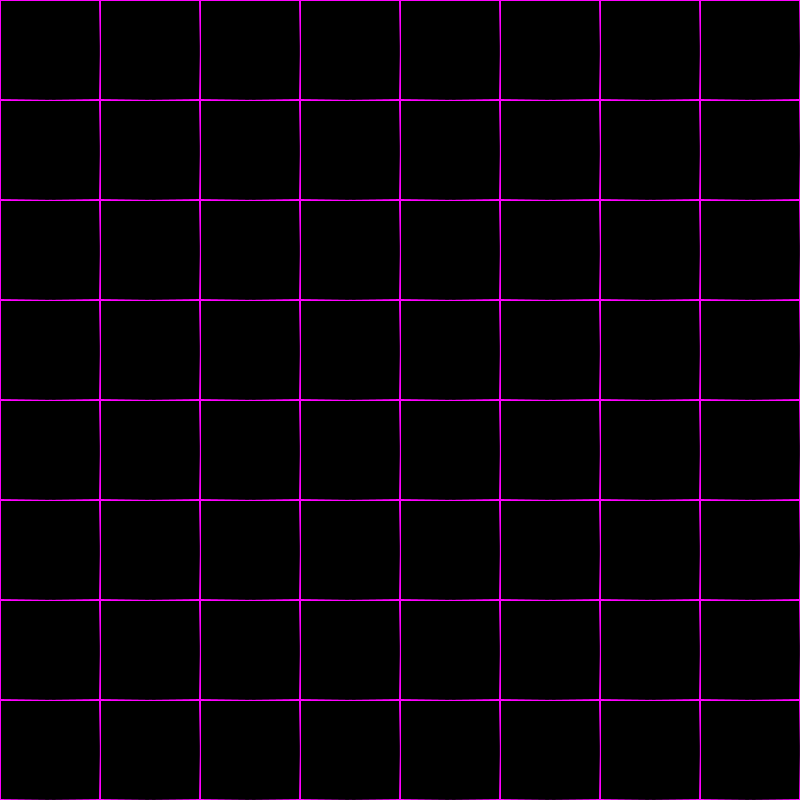
Frame 1 (no input)
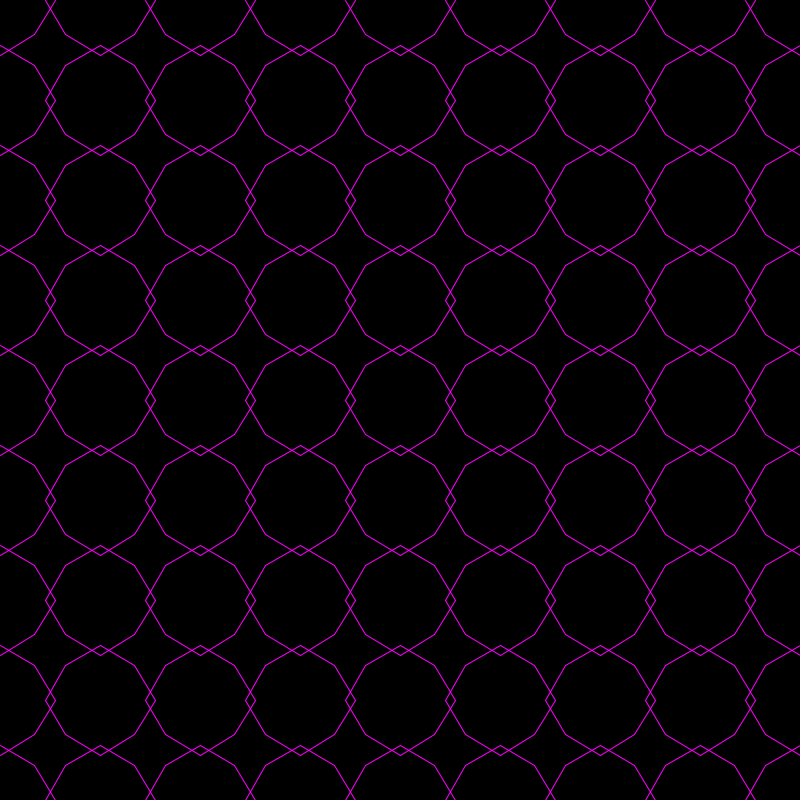
Frame 60 (the mouse pressed at the canvas centre just before this capture)
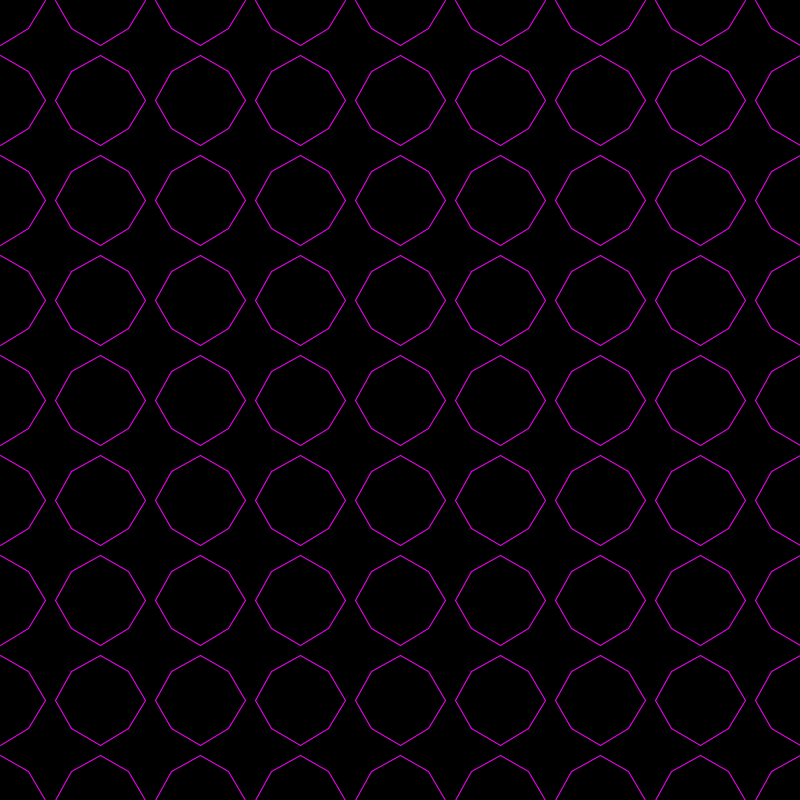
Frame 120 (the mouse held since frame 60 and released just before this capture)

The Processing sketch that drew these frames (run headless with seeded random() and noise(); from frame 60 on, the mouse is pressed at the canvas centre):

// Processing sketch: stars
// ── stars.pde
List<Polygon> polys = new ArrayList<Polygon>();

float angle = 0;
float delta = 10;
float speed = 1.0;
int changeVar = 1;
int inc = 100;

void setup() {
  size(800, 800);
  //angleMode(DEGREES);
  background(51);
  for (int x = 0; x < width; x += inc) {
    for (int y = 0; y < height; y += inc) {
      Polygon poly = new Polygon();
      poly.addVertex(x, y);
      poly.addVertex(x + inc, y);
      poly.addVertex(x + inc, y + inc);
      poly.addVertex(x, y + inc);
      poly.close();
      polys.add(poly);
    }
  }
}

void draw() {
  background(0);
  angle += speed*changeVar;
  if (angle > 220 || angle < -40) changeVar*=-1;
  delta = 5.0;
  //println(angle, delta);
  for (int i = 0; i < polys.size(); i++) {
    polys.get(i).hankin();
    polys.get(i).show();
  }
}

class Edge {
  PVector a;
  PVector b;
  Hankin h1 = null;
  Hankin h2 = null;

  Edge(PVector a_, PVector b_) {
    a = a_;
    b = b_;
  }

  void show() {
    stroke(255, 50);
    //line(a.x, a.y, b.x, b.y);
    h1.show();
    h2.show();
  }

  void hankin() {
    PVector mid = PVector.add(a, b);
    mid.mult(0.5);

    PVector v1 = PVector.sub(a, mid);
    PVector v2 = PVector.sub(b, mid);
    PVector offset1 = mid;
    PVector offset2 = mid;
    if (delta > 0) {
      v1.setMag(delta);
      v2.setMag(delta);
      offset1 = PVector.add(mid, v2);
      offset2 = PVector.add(mid, v1);
    }

    v1.normalize();
    v2.normalize();

    v1.rotate(radians(-angle));
    v2.rotate(radians(angle));

    h1 = new Hankin(offset1, v1);
    h2 = new Hankin(offset2, v2);
  }

  void findEnds(Edge edge) {
    h1.findEnd(edge.h1);
    h1.findEnd(edge.h2);
    h2.findEnd(edge.h1);
    h2.findEnd(edge.h2);
  }
};

class Hankin {
  PVector a;
  PVector v;
  PVector b;
  PVector end = null;
  float prevD;

  Hankin(PVector a_, PVector v_) {
    a = a_;
    v = v_;
    b = PVector.add(a, v);
  }

  void show() {
    stroke(255, 0, 255);
    line(a.x, a.y, end.x, end.y);
    // fill(255);
    // ellipse(this.a.x, this.a.y, 8);
    // if (this.end) {
    //   fill(255, 255, 0);
    //   ellipse(this.end.x, this.end.y, 8);
    // }
  }

  void findEnd(Hankin other) {
    // line line intersection???
    // this.a, this.v  (P1, P2-P1)
    // other.a, other.v (P3, P4-P3)

    // From: http://paulbourke.net/geometry/pointlineplane/
    float den = (other.v.y * v.x) - (other.v.x * v.y);
    //if (!den) {
    //  return;
    //}
    if (den == 0.0) {
      return;
    }
    float numa = (other.v.x * (this.a.y - other.a.y)) - (other.v.y * (this.a.x - other.a.x));
    float numb = (this.v.x * (this.a.y - other.a.y)) - (this.v.y * (this.a.x - other.a.x));
    float ua = numa / den;
    float ub = numb / den;
    float x = this.a.x + (ua * this.v.x);
    float y = this.a.y + (ua * this.v.y);

    if (ua > 0 && ub > 0) {
      PVector candidate = new PVector(x, y);
      float d1 = PVector.dist(candidate, this.a);
      float d2 = PVector.dist(candidate, other.a);
      float d = d1 + d2;
      float diff = abs(d1 - d2);
      if (diff < 0.001) {
        if (end == null) {
          end = candidate;
          prevD = d;
        } else if (d < this.prevD) {
          prevD = d;
          end = candidate;
        }
      }
    }
  }
};

import java.util.*;

class Polygon {
  List<PVector> vertices = new ArrayList<PVector>();
  List<Edge> edges = new ArrayList<Edge>();

  Polygon() {
  }

  void addVertex(float x, float y) {
    PVector a = new PVector(x, y);
    int total = vertices.size();
    if (total > 0) {
      PVector prev = vertices.get(total - 1);
      Edge edge = new Edge(prev, a);
      edges.add(edge);
    }
    vertices.add(a);
  }

  void close() {
    int total = vertices.size();
    PVector last = vertices.get(total - 1);
    PVector first = vertices.get(0);
    Edge edge = new Edge(last, first);
    edges.add(edge);
  }

  void hankin() {
    for (int i = 0; i < edges.size(); i++) {
      edges.get(i).hankin();
    }

    for (int i = 0; i < edges.size(); i++) {
      for (int j = 0; j < edges.size(); j++) {
        if (i != j) {
          edges.get(i).findEnds(edges.get(j));
        }
      }
    }
  }

  void show() {
    for (int i = 0; i < edges.size(); i++) {
      edges.get(i).show();
    }
  }
};
